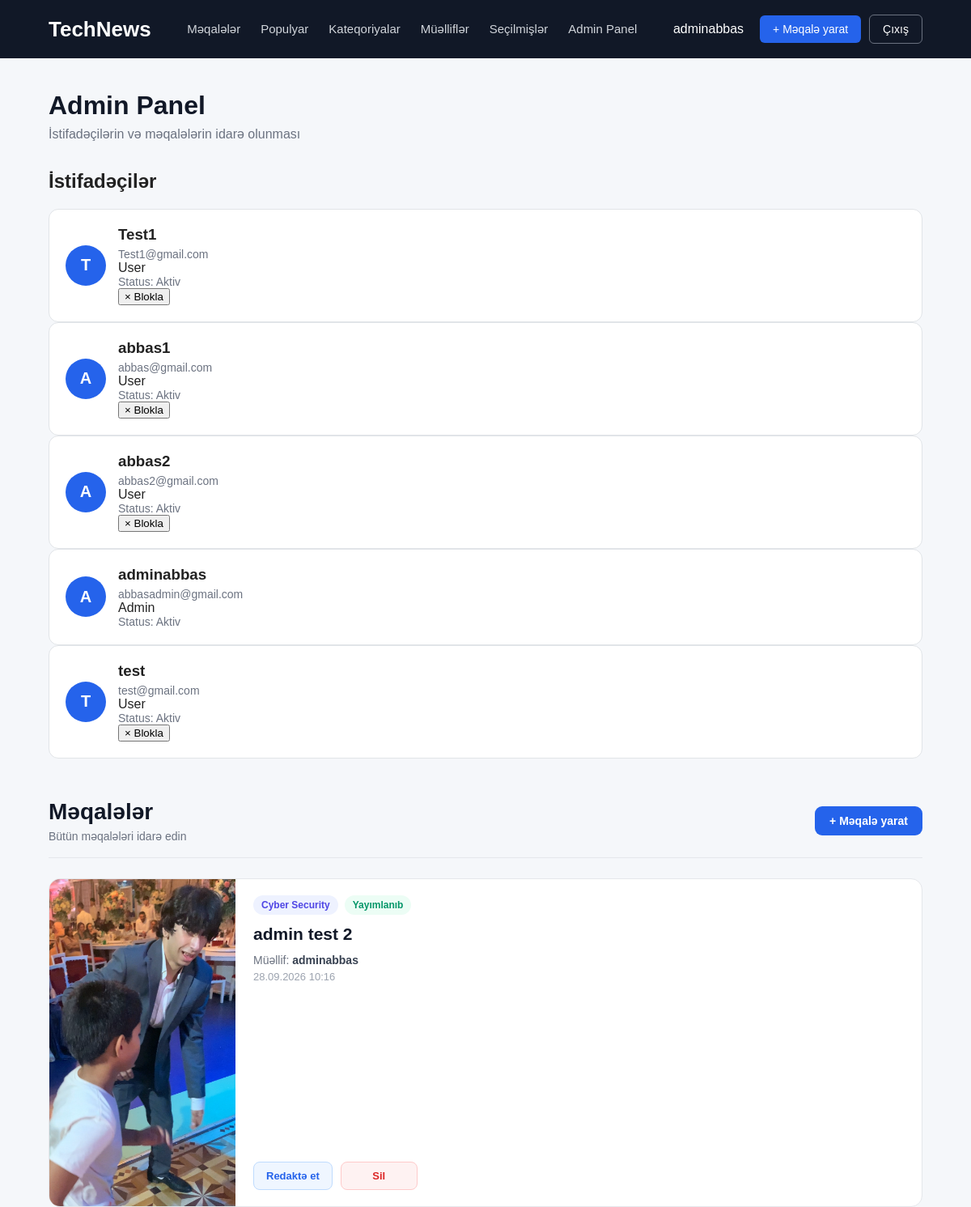
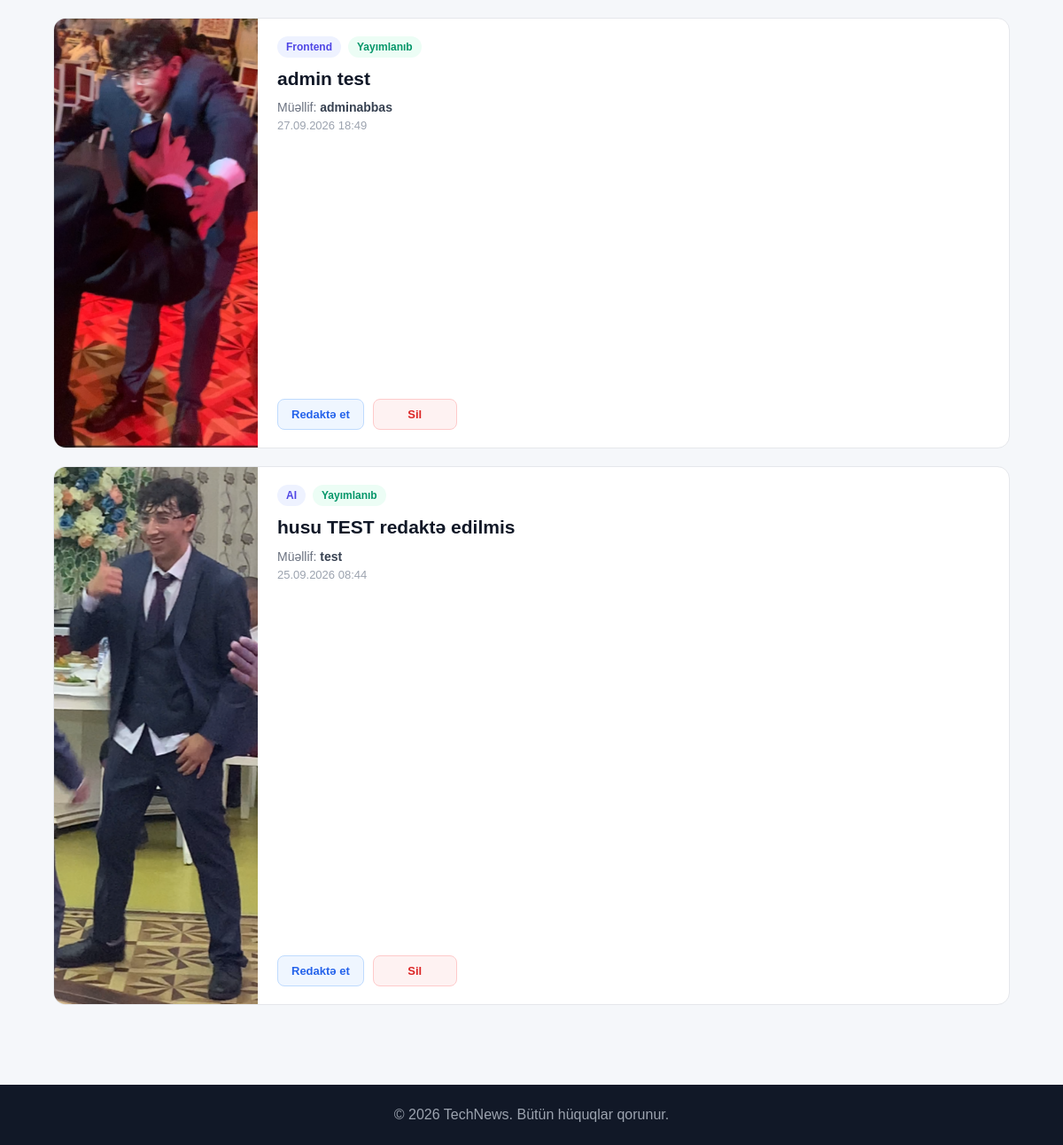
/dashboard/ (signed in), run on the app's committed database (2 pictures, top to bottom).
### articles/models.py (models this page shows, shortened)
class Article(models.Model):
    STATUS_CHOICES = [
        ('pending', 'Gözləyir'),
        ('published', 'Yayımlandı'),
        ('rejected', 'Rədd edildi'),
    ]
    title = models.CharField(max_length=255)
    image = models.ImageField(
    upload_to='articles/',
    blank=True,
    null=True
)
    content = models.TextField()
    category = models.ForeignKey(
        Category,
        on_delete=models.CASCADE,
        related_name='articles'
    )
    author = models.ForeignKey(
        User,
        on_delete=models.CASCADE,
        related_name='articles'
    )
    created_at = models.DateTimeField(
        auto_now_add=True
    )
    status = models.CharField(
        max_length=20,
        choices=STATUS_CHOICES,
        default='pending'
    )

class Category(models.Model):
    name = models.CharField(max_length=100, unique=True)

### articles/views.py (the view)
# urls.py: path('dashboard/', views.admin_dashboard, name='admin_dashboard'),
@login_required
def admin_dashboard(request):
    if not is_admin(request.user):
        return redirect('article_list')
    users = User.objects.filter(
        is_superuser=False
    ).select_related(
        'profile'
    ).order_by('username')
    articles = Article.objects.all().order_by('-created_at')
    return render(
        request,
        'articles/admin_dashboard.html',
        {
            'users': users,
            'articles': articles
        }
    )

### articles/views.py (called while the page is built)
def is_admin(user):
    return (
        user.is_authenticated
        and hasattr(user, 'profile')
        and user.profile.role == 'admin'
    )

### templates/articles/admin_dashboard.html (shortened to what this page needs)
{% extends 'base.html' %}
{% block content %}
<div class="page-header">
    <h1>Admin Panel</h1>
    <p>İstifadəçilərin və məqalələrin idarə olunması</p>
</div>
<div class="admin-section">
    <h2>İstifadəçilər</h2>
    <div class="admin-users">
        {% for account in users %}
            <div class="author-card">
                <div class="author-avatar">
                    {{ account.username|first|upper }}
                </div>
                <div class="author-info">
                    <h3>
                        {{ account.username }}
                    </h3>
                    <p>
                        {{ account.email }}
                    </p>
                    {% if account.profile.role == 'admin' %}
                        <span class="author-role">
                            Admin
                        </span>
                    {% else %}
                        <span class="author-role">
                            User
                        </span>
                    {% endif %}
                    {% if account.profile.is_blocked %}
                        <p>
                            Status: Bloklanıb
                        </p>
                    {% else %}
                        <p>
                            Status: Aktiv
                        </p>
                    {% endif %}
                    {% if account != user %}
                        <form
                            method="post"
                            action="{% url 'block_user' account.id %}"
                        >
                            {% if account.profile.is_blocked %}
                                <button
                                    type="submit"
                                    class="user-block-button user-unblock-button"
                                >
                                    <span class="block-icon">✓</span>
                                    Blokdan çıxar
                                </button>
                            {% else %}
                                <button
                                    type="submit"
                                    class="user-block-button user-block-danger"
                                >
                                    <span class="block-icon">×</span>
                                    Blokla
                                </button>
                            {% endif %}
                        </form>
                    {% endif %}
                </div>
            </div>
        {% empty %}
            <div class="empty-state">
                <h2>İstifadəçi yoxdur</h2>
            </div>
        {% endfor %}
    </div>
</div>
<div class="admin-section admin-articles-section">
    <div class="admin-section-header">
        <div>
            <h2>Məqalələr</h2>
            <p>Bütün məqalələri idarə edin</p>
        </div>
        <a
            href="{% url 'article_create' %}"
            class="btn btn-primary"
        >
            + Məqalə yarat
        </a>
    </div>
    <div class="admin-article-list">
        {% for article in articles %}
            <div class="admin-article-card">
                {% if article.image %}
                    <img
                        src="{{ article.image.url }}"
                        alt="{{ article.title }}"
                        class="admin-article-image"
                    >
                {% endif %}
                <div class="admin-article-content">
                    <div class="admin-article-top">
                        <span class="admin-article-category">
                            {{ article.category.name }}
                        </span>
                        {% if article.status == 'published' %}
                            <span class="admin-article-status published">
                                Yayımlanıb
                            </span>
                        {% elif article.status == 'pending' %}
                            <span class="admin-article-status pending">
                                Gözləyir
                            </span>
                        {% else %}
                            <span class="admin-article-status rejected">
                                Rədd edilib
                            </span>
                        {% endif %}
                    </div>
                    <h3>
                        {{ article.title }}
                    </h3>
                    <p class="admin-article-author">
                        Müəllif:
                        <strong>
                            {{ article.author.username }}
                        </strong>
                    </p>
                    <p class="admin-article-date">
                        {{ article.created_at|date:"d.m.Y H:i" }}
                    </p>
                    <div class="admin-article-actions">
                        <a
                            href="{% url 'article_edit' article.id %}"
                            class="admin-edit-button"
                        >
                            Redaktə et
                        </a>
                        <a
                            href="{% url 'article_delete' article.id %}"
                            class="admin-delete-button"
                        >
                            Sil
                        </a>
                    </div>
                </div>
            </div>
        {% empty %}
            <div class="empty-state">
                <h2>Məqalə yoxdur</h2>
            </div>
        {% endfor %}
    </div>
</div>
{% endblock %}

### templates/base.html (shortened to what this page needs)
{% load static %}
<!DOCTYPE html>
<html lang="az">
<head>
    <link rel="stylesheet" href="{% static 'css/style.css' %}">
</head>
<body>
    <nav class="navbar">
        <div class="container navbar-container">
            <a href="/" class="logo">
                TechNews
            </a>
            <ul class="nav-menu">
                <li>
                    <a href="{% url 'article_list' %}">
                        Məqalələr
                    </a>
                </li>
                <li>
                    <a href="{% url 'popular' %}">
                        Populyar
                    </a>
                </li>
                <li>
                    <a href="{% url 'categories' %}">
                        Kateqoriyalar
                    </a>
                </li>
                <li>
                    <a href="{% url 'authors' %}">
                        Müəlliflər
                    </a>
                </li>
                {% if user.is_authenticated %}
                    <li>
                        <a href="{% url 'favorites' %}">
                            Seçilmişlər
                        </a>
                    </li>
                {% endif %}
                {% if user.is_authenticated and user.profile.role == 'admin' %}
                    <li>
                        <a href="{% url 'admin_dashboard' %}">
                            Admin Panel
                        </a>
                    </li>
                {% endif %}
            </ul>
            <div class="user-menu">
                {% if user.is_authenticated %}
                    <span class="username">
                        {{ user.username }}
                    </span>
                    <a href="{% url 'article_create' %}"
                       class="btn btn-primary">
                        + Məqalə yarat
                    </a>
                    <a href="{% url 'logout' %}"
                       class="btn btn-outline">
                        Çıxış
                    </a>
                {% endif %}
            </div>
        </div>
    </nav>
    <main class="main-content">
        <div class="container">
            {% block content %}
            {% endblock %}
        </div>
    </main>
    <footer class="footer">
        <div class="container">
            <p>
                © 2026 TechNews. Bütün hüquqlar qorunur.
            </p>
        </div>
    </footer>
</body>
</html>

### static/css/style.css (style rules this page uses)
* { box-sizing: border-box; }
body { margin: 0; font-family: Arial, sans-serif; background-color: #f5f7fa; color: #222; }
a { text-decoration: none; }
.container { width: 90%; max-width: 1200px; margin: 0 auto; }
.navbar { background-color: #111827; padding: 18px 0; }
.navbar-container { display: flex; align-items: center; justify-content: space-between; gap: 30px; }
.logo { color: white; font-size: 26px; font-weight: bold; }
.nav-menu { display: flex; align-items: center; gap: 25px; list-style: none; margin: 0; padding: 0; }
.nav-menu a { color: #d1d5db; font-size: 15px; transition: 0.2s; }
.user-menu { display: flex; align-items: center; gap: 10px; }
.username { color: white; margin-right: 10px; }
.btn { padding: 9px 16px; border-radius: 6px; font-size: 14px; display: inline-block; }
.btn-primary { background-color: #2563eb; color: white; }
.btn-outline { border: 1px solid #6b7280; color: white; }
.main-content { min-height: 75vh; padding: 40px 0; }
.footer { background-color: #111827; color: #9ca3af; padding: 25px 0; text-align: center; }
.footer p { margin: 0; }
.page-header { margin-bottom: 30px; }
.page-header h1 { margin-bottom: 8px; font-size: 32px; }
.page-header p { color: #6b7280; margin: 0; }
.page-header { margin-bottom: 35px; }
.page-header h1 { margin: 0 0 8px; font-size: 32px; color: #111827; }
.page-header p { margin: 0; color: #6b7280; }
.author-card { display: flex; align-items: center; gap: 15px; background: #ffffff; border: 1px solid #e1e4e8; border-radius: 12px; padding: 20px; }
.author-avatar { width: 50px; height: 50px; display: flex; align-items: center; justify-content: center; border-radius: 50%; background: #2563eb; color: white; font-size: 20px; font-weight: 700; }
.author-card h3 { margin: 0 0 5px; }
.author-card p { margin: 0; color: #6b7280; font-size: 14px; }
.admin-articles-section { margin-top: 50px; margin-bottom: 50px; }
.admin-section-header { display: flex; justify-content: space-between; align-items: center; gap: 20px; margin-bottom: 25px; padding-bottom: 18px; border-bottom: 1px solid #e5e7eb; }
.admin-section-header h2 { margin: 0 0 6px 0; font-size: 28px; font-weight: 700; color: #111827; }
.admin-section-header p { margin: 0; font-size: 14px; color: #6b7280; }
.admin-section-header .btn { display: inline-flex; align-items: center; justify-content: center; padding: 10px 18px; border-radius: 9px; font-size: 14px; font-weight: 600; text-decoration: none; white-space: nowrap; }
.admin-article-list { display: flex; flex-direction: column; gap: 20px; }
.admin-article-card { display: flex; align-items: stretch; min-height: 170px; background: #ffffff; border: 1px solid #e5e7eb; border-radius: 14px; overflow: hidden; transition: transform 0.2s ease, box-shadow 0.2s ease, border-color 0.2s ease; }
.admin-article-image { width: 230px; min-width: 230px; height: auto; object-fit: cover; display: block; }
.admin-article-content { flex: 1; display: flex; flex-direction: column; padding: 20px 22px; }
.admin-article-top { display: flex; align-items: center; flex-wrap: wrap; gap: 8px; margin-bottom: 10px; }
.admin-article-category { display: inline-flex; align-items: center; padding: 5px 10px; border-radius: 20px; background: #eef2ff; color: #4f46e5; font-size: 12px; font-weight: 700; }
.admin-article-status { display: inline-flex; align-items: center; padding: 5px 10px; border-radius: 20px; font-size: 12px; font-weight: 700; }
.admin-article-status.published { background: #ecfdf5; color: #059669; }
.admin-article-content h3 { margin: 0 0 10px 0; font-size: 21px; font-weight: 700; line-height: 1.35; color: #111827; }
.admin-article-author { margin: 0 0 5px 0; font-size: 14px; color: #6b7280; }
.admin-article-author strong { color: #374151; }
.admin-article-date { margin: 0; font-size: 13px; color: #9ca3af; }
.admin-article-actions { display: flex; align-items: center; gap: 10px; margin-top: auto; padding-top: 18px; }
.admin-edit-button, .admin-delete-button { display: inline-flex; align-items: center; justify-content: center; min-width: 95px; padding: 9px 15px; border-radius: 8px; font-size: 13px; font-weight: 700; text-decoration: none; transition: background 0.2s ease, color 0.2s ease, border-color 0.2s ease, transform 0.2s ease; }
.admin-edit-button { color: #2563eb; background: #eff6ff; border: 1px solid #bfdbfe; }
.admin-delete-button { color: #dc2626; background: #fef2f2; border: 1px solid #fecaca; }

### data on the page
Article: image (picture), category.name "Cyber Security", status "Yayımlanıb", title "admin test 2", author.username "adminabbas", created_at "28.09.2026 10:16"
Article: image (picture), category.name "Frontend", status "Yayımlanıb", title "admin test", author.username "adminabbas", created_at "27.09.2026 18:49"
Article: image (picture), category.name "AI", status "Yayımlanıb", title "husu TEST redaktə edilmis", author.username "test", created_at "25.09.2026 08:44"

### other printed values
{{ user.username }} "adminabbas"
{{ account.username|first|upper }} "T"
{{ account.username }} "Test1"
{{ account.email }} "Test1@gmail.com"
{{ account.username|first|upper }} "A"
{{ account.username }} "abbas1"
{{ account.email }} "abbas@gmail.com"
{{ account.username }} "abbas2"
{{ account.email }} "abbas2@gmail.com"
{{ account.username }} "adminabbas"
{{ account.email }} "abbasadmin@gmail.com"
{{ account.username }} "test"
{{ account.email }} "test@gmail.com"
